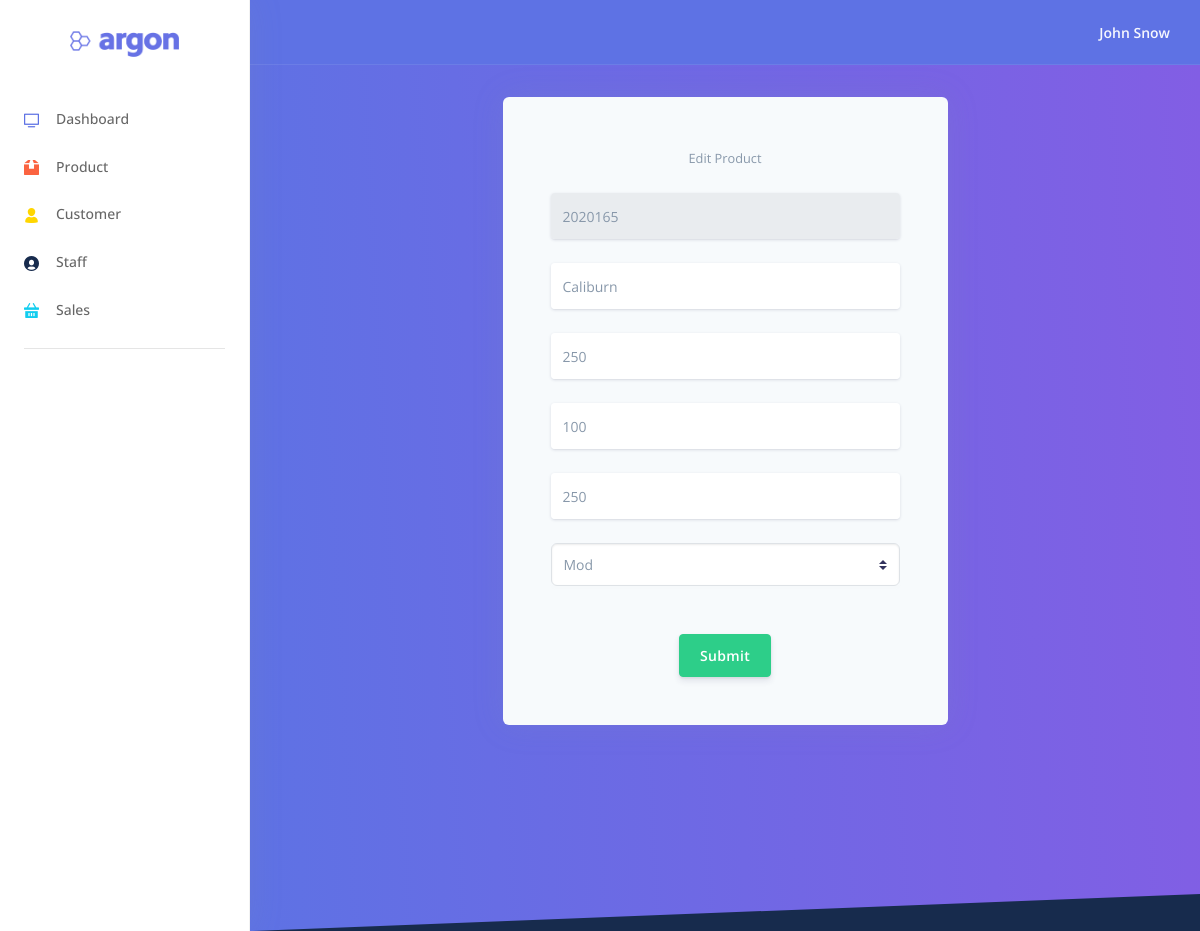
Page /views/product/registerproduct.php?edit=2020165 on the committed database.
### tables this page shows
CREATE TABLE `product` (
  `prodid` varchar(10) NOT NULL,
  `prodname` varchar(50) NOT NULL,
  `prodcost` double NOT NULL,
  `prodprice` double NOT NULL,
  `prodtype` varchar(30) NOT NULL,
  `prodquantity` int(11) NOT NULL
);

### views/product/registerproduct.php (the view, shortened to what this page needs)
<!DOCTYPE html>
<html>
<body class="bg-default">
  <?php
    $conn = openCon();
    if(isset($_GET["edit"]) == true) {
      $prodid = $_GET["edit"];
      $sql="SELECT * from product where prodid='$prodid'";
      $result=$conn->query($sql);
      if($result->num_rows > 0) {
        $row = $result->fetch_assoc();
      }
    } else {
      $row["prodname"] = "";
      $row["prodcost"] = "";
      $row["prodprice"] = "";
      $row["prodquantity"] = "";
      $row["prodtype"] = " ";
    }
  ?>
  <?php include '../../view/navigation.php'; ?>
  <div class="main-content">
    <div class="header bg-gradient-primary py-7 py-lg-8 pt-lg-9">
      <div class="container">
      <div class="separator separator-bottom separator-skew zindex-100">
        <svg x="0" y="0" viewBox="0 0 2560 100" preserveAspectRatio="none" version="1.1" xmlns="http://www.w3.org/2000/svg">
          <polygon class="fill-default" points="2560 0 2560 100 0 100"></polygon>
        </svg>
      </div>
    </div>
    <div class="container mt--8 pb-5">
      <div class="row justify-content-center">
        <div class="col-lg-6 col-md-8">
          <div class="card bg-secondary border-0">
            <div class="card-body px-lg-5 py-lg-5">
              <div class="text-center text-muted mb-4">
                  <?php if(isset($_GET["edit"])==true): ?>
                    <small>Edit Product</small>
                  <?php else: ?>
                    <small>Add New Product</small>
                  <?php endif; ?>
              </div>
              <form role="form" action="product.php" method="POST"?>
                <?php if(isset($_GET["edit"])==true): ?>
                <div class="form-group">
                  <div class="input-group input-group-merge input-group-alternative mb-3">
                    <input class="form-control" placeholder="Product ID" value="<?php echo $row["prodid"]; ?>" name="prodid" type="text" readonly>
                  </div>
                </div>
                <?php endif; ?>
                <div class="form-group">
                  <div class="input-group input-group-merge input-group-alternative mb-3">
                    <input class="form-control" placeholder="Product Name" value="<?php echo $row["prodname"]; ?>"  name="prodname" type="text" autocomplete="off" required>
                  </div>
                </div>
                <div class="form-group">
                  <div class="input-group input-group-merge input-group-alternative mb-3">
                    <input class="form-control" placeholder="Product Cost" value="<?php echo $row["prodquantity"]; ?>" name="prodcost" type="text" autocomplete="off" required>
                  </div>
                </div>
                <div class="form-group">
                  <div class="input-group input-group-merge input-group-alternative mb-3">
                    <input class="form-control" placeholder="Product Price" value="<?php echo $row["prodprice"]; ?>" name="prodprice" type="text" autocomplete="off" required>
                  </div>
                </div>
                <div class="form-group">
                  <div class="input-group input-group-merge input-group-alternative mb-3">
                    <input class="form-control" placeholder="Product Quantity" value="<?php echo $row["prodquantity"]; ?>" name="prodquantity" type="text" autocomplete="off" required>
                  </div>
                </div>
                <div class="form-group">
                <div class="input-group mb-3">
                    <select name="prodtype" class="custom-select" id="prodtype" required>
                      <option <?php  if($row["prodtype"] == "Mod"): echo "selected"; endif?> value="Mod">Mod</option>
                    </select>
                  </div>
                </div>
                <div class="text-center">
                  <button type="submit" class="btn btn-success mt-4">
                    Submit
                  </button>
                </div>
              </form>
            </div>
          </div>
        </div>
        </div>
      </div>
    </div>
  </div>
</body>
</html>

### rows in the picture
product: prodid "2020165", prodname "Caliburn", prodcost "250", prodprice "100", prodquantity "250", prodtype "Mod"
